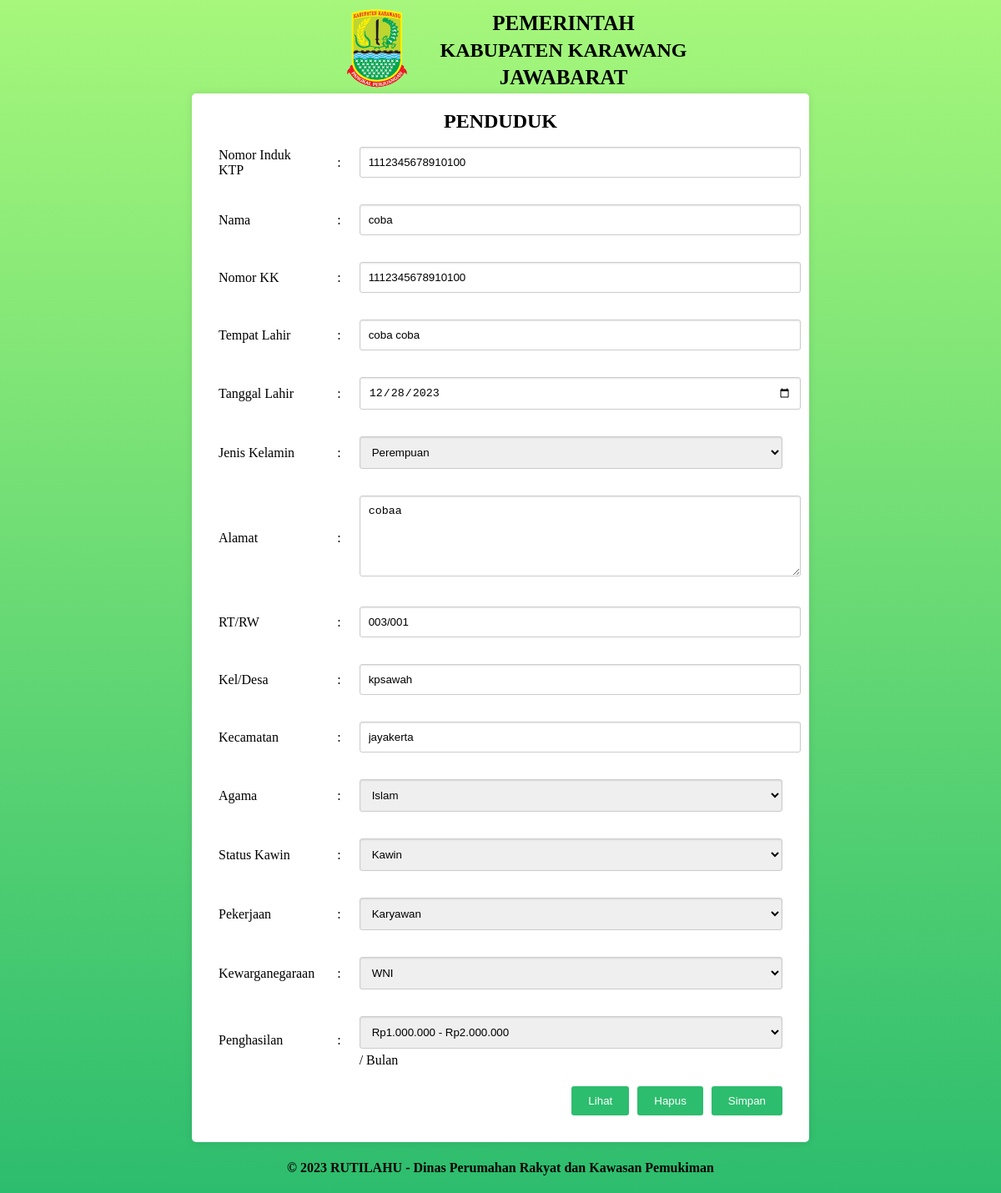
Page /RUTILAHU/admin/ubah_penduduk.php?no_ktp=1112345678910100 on the committed database.
### tables this page shows
CREATE TABLE `penduduk` (
  `no_ktp` varchar(16) NOT NULL,
  `nama` text NOT NULL,
  `no_kk` varchar(16) NOT NULL,
  `tempatlahir` text NOT NULL,
  `tanggallahir` date NOT NULL,
  `jeniskelamin` text NOT NULL,
  `alamat` text NOT NULL,
  `rtrw` varchar(10) NOT NULL,
  `desa` text NOT NULL,
  `kecamatan` text NOT NULL,
  `agama` text NOT NULL,
  `statuskawin` text NOT NULL,
  `pekerjaan` text NOT NULL,
  `kewarganegaraan` text NOT NULL,
  `penghasilan` varchar(50) NOT NULL,
  `status` varchar(20) NOT NULL
);

### RUTILAHU/admin/ubah_penduduk.php (the view, shortened to what this page needs)
<?php
class Database {
    private $host = 'localhost';
    private $username = 'root';
    private $password = '';
    private $dbname = 'rutilahu';
    public $connection;
    public function __construct() {
        $this->connection = new mysqli($this->host, $this->username, $this->password, $this->dbname);
    }
    public function query($sql) {
        return $this->connection->query($sql);
    }
    public function escape_string($string) {
        return $this->connection->real_escape_string($string);
    }
}
class Penduduk {
    private $db;
    public function __construct() {
        $this->db = new Database();
    }
    public function getPenduduk($no_ktp) {
        $sql = "SELECT * FROM penduduk WHERE no_ktp='{$this->db->escape_string($no_ktp)}'";
        $result = $this->db->query($sql);
        return $result->fetch_assoc();
    }
}
$penduduk = new Penduduk();
if (isset($_GET['no_ktp'])) {
    $no_ktp = $_GET['no_ktp'];
    $tampil = $penduduk->getPenduduk($no_ktp);
}
?>
<!DOCTYPE html>
<html lang="en">
<head>
    <link rel="stylesheet" href="styles2.css">
</head>
<body>
    <div class="container">
        <div class="gambar">
            <img src="karawang.png" alt="" width="150" height="100">
        </div>
        <div class="text">
            <h3>PEMERINTAH</h3>
            <h1>KABUPATEN KARAWANG</h1>
            <h3>JAWABARAT</h3>
        </div>
    </div>
    <form action="" method="POST" onsubmit="return validasi();">
        <table>
            <h1><center>PENDUDUK</center></h1>
            <tr>
                <td>Nomor Induk KTP</td>
                <td>:</td>
                <td><input type="text" name="no_ktp" id="nomor0" value="<?php echo $tampil['no_ktp']; ?>"></td>
            </tr>
            <tr>
                <td>Nama</td>
                <td>:</td>
                <td><input type="text" name="nama" id="nomor1" value="<?php echo $tampil['nama']; ?>"></td>
            </tr>
    <tr>
     <td>Nomor KK</td>
     <td>:</td>
     <td><input type=text name=no_kk id=nomor9 value="<?php echo $tampil['no_kk']; ?>"></td>
    </tr>
    <tr>
     <td>Tempat Lahir</td>
     <td>:</td>
     <td><input type=text name=tempatlahir id=nomor2 value="<?php echo $tampil['tempatlahir']; ?>"></td>
    </tr>
    <tr>
     <td>Tanggal Lahir</td>
     <td>:</td>
     <td><input type=date name=tanggallahir id=nomor3 value="<?php echo $tampil['tanggallahir']; ?>"></td>
    </tr>
    <tr>
    <td>Jenis Kelamin</td>
    <td>:</td>
    <td><select name=jeniskelamin id=nomor10 >
    <option <?php if ($tampil['jeniskelamin'] == 'Perempuan') echo 'selected="selected"'; ?>> Perempuan </option>
    </select></td>
    </tr>
    <tr>
    <td>Alamat</td>
    <td>:</td>
    <td><textarea cols="65" rows="5" type="text" name="alamat" id="nomor5"><?php echo $tampil['alamat']; ?></textarea></td>
</tr>
    <tr>
     <td>RT/RW</td>
     <td>:</td>
     <td><input type=text name=rtrw id=nomor6 value="<?php echo $tampil['rtrw']; ?>"></td>
    </tr>
    <tr>
     <td>Kel/Desa</td>
     <td>:</td>
     <td><input type=text name=desa id=nomor7 value="<?php echo $tampil['desa']; ?>"></td>
    </tr>
    <tr>
     <td>Kecamatan</td>
     <td>:</td>
     <td><input type=text name=kecamatan id=nomor8 value="<?php echo $tampil['kecamatan']; ?>"></td>
    </tr>
    <tr>
    <td>Agama</td>
    <td>:</td>
    <td><select name=agama id=nomor11>
    <option <?php if ($tampil['agama'] == 'Islam') echo 'selected="selected"'; ?>> Islam </option>
    </select></td>
    </tr>
    <tr>
    <td>Status Kawin</td>
    <td>:</td>
    <td><select name=statuskawin id=nomor12>
    <option <?php if ($tampil['statuskawin'] == 'Kawin') echo 'selected="selected"'; ?>> Kawin </option>
    </select></td>
    </tr>
    <tr>
    <td>Pekerjaan</td>
    <td>:</td>
    <td><select name=pekerjaan id=nomor13 >
    <option <?php if ($tampil['pekerjaan'] == 'Karyawan') echo 'selected="selected"'; ?>> Karyawan </option>
    </select></td>
    </tr>
    <tr>
    <td>Kewarganegaraan</td>
    <td>:</td>
    <td><select name=kewarganegaraan id=nomor14>
    <option <?php if ($tampil['kewarganegaraan'] == 'WNI') echo 'selected="selected"'; ?>> WNI </option>
    </select></td>
    <tr>
    <td>Penghasilan</td>
    <td>:</td>
    <td><select name=penghasilan id=nomor15>
    <option  <?php if ($tampil['penghasilan'] == 'Rp1.000.000 - Rp2.000.000') echo 'selected="selected"'; ?>> Rp1.000.000 - Rp2.000.000 </option>
    </select> / Bulan</td>
    </tr>
    <tr>
     <td colspan=3>
      <input type=submit value=Simpan name=ubah>
      <input type=reset value=Hapus>
      <a href=lihat_penduduk.php.?tcari=>
     <input type=button value=Lihat>
     </td>
    </tr>
   </table>
   </form>
   <footer class="copy">
        <h4><center>&copy; 2023 RUTILAHU - Dinas Perumahan Rakyat dan Kawasan Pemukiman</center></h4>
    </footer>

### RUTILAHU/admin/styles2.css (style rules this page uses)
body { background: -webkit-linear-gradient(bottom, #2dbd6e, #a6f77b); background-repeat: no-repeat; }
form { background-color: #fff; padding: 20px; max-width: 700px; margin: 0 auto; border-radius: 5px; box-shadow: 0 0 10px rgba(0, 0, 0, 0.1); }
table { width: 100%; }
td { padding: 10px; }
select { width: 100%; padding: 10px; margin: 5px 0; border: 1px solid #ccc; border-radius: 3px; box-shadow: inset 0 1px 2px rgba(0, 0, 0, 0.1); }
textarea { width: 100%; padding: 10px; margin: 5px 0; border: 1px solid #ccc; border-radius: 3px; box-shadow: inset 0 1px 2px rgba(0, 0, 0, 0.1); }
input[type="text"], input[type="date"], input[type="number"] { width: 100%; padding: 10px; margin: 5px 0; border: 1px solid #ccc; border-radius: 3px; box-shadow: inset 0 1px 2px rgba(0, 0, 0, 0.1); }
input[type="submit"], input[type="reset"], input[type="button"] { background-color: #2dbd6e; color: #fff; padding: 10px 20px; border: none; border-radius: 3px; cursor: pointer; float: right; margin-left: 10px; }
.container { display: flex; align-items: center; justify-content: center; text-align: center; }
.gambar { margin-right: 1px; }
.text h3 { margin-top: 5px; margin-bottom: 5px; font-size: 25px; text-align: center; }
h1 { font-size: 24px; font-weight: bold; margin: 0; }

### rows in the picture
penduduk: no_ktp "1112345678910100", nama "coba", no_kk "1112345678910100", tempatlahir "coba coba", tanggallahir "12/28/2023", jeniskelamin "Perempuan", alamat "cobaa", rtrw "003/001", desa "kpsawah", kecamatan "jayakerta", agama "Islam", statuskawin "Kawin", pekerjaan "Karyawan", kewarganegaraan "WNI", penghasilan "Rp1.000.000 - Rp2.000.000"
